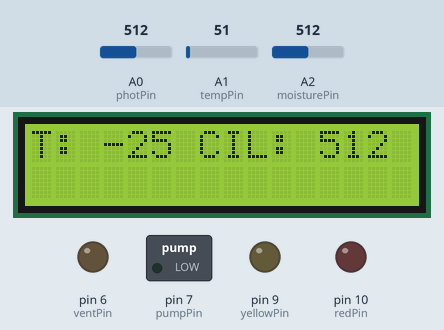
Simulated run of this sketch. Board: Arduino Uno, built with avr-gcc and run on an emulated ATmega328P. On the bench: 16×2 character LCD, switched loads named in the sketch (green lamp = pin HIGH), output pins drawn as LEDs (lit = HIGH). The inputs (shaded band) are chosen by the test bench; at power-on: A0 (photPin) = 512, A2 (moisturePin) = 512, A1 (tempPin) = 51.

Above: at 1.2 s.
1.3 s: A0 (photPin) set to 482
At 3.0 s:
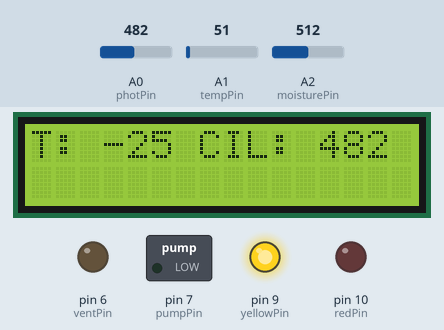
3.5 s: A2 (moisturePin) set to 281
5.2 s: A2 (moisturePin) set to 252
At 6.8 s:
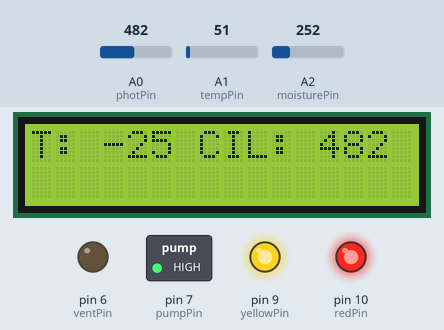
7.5 s: A1 (tempPin) set to 92
At 8.6 s:
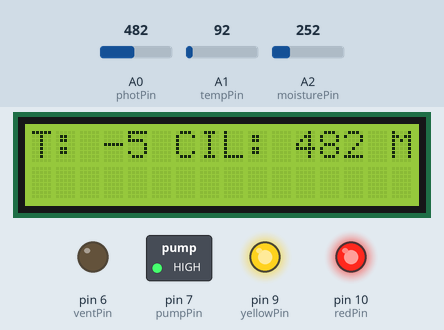
9.6 s: A1 (tempPin) set to 110
At 10.5 s:
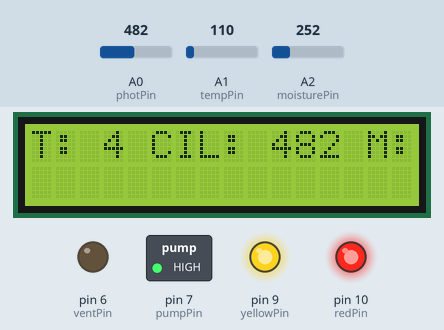
11.6 s: A0 (photPin) set to 0
At 13.5 s:
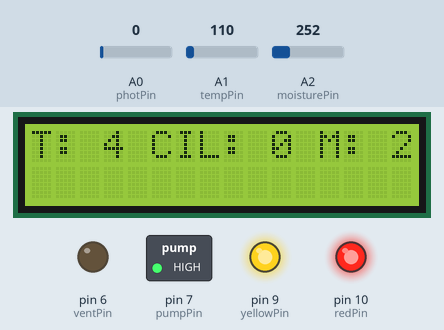
Timing chart, 0 to 14.6 s (numbered marks = the images above; inputs shaded):
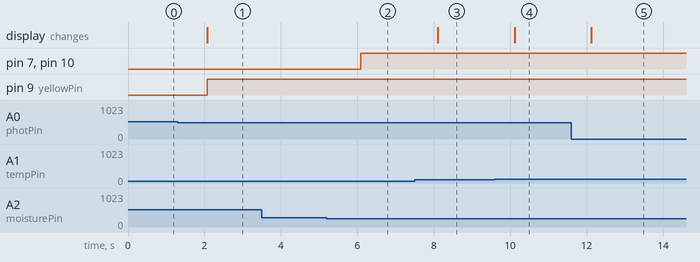

The sketch:

code.ino
```cpp
#include <LiquidCrystal.h>
LiquidCrystal lcd_1(12, 11, 5, 4, 3, 2);

const int photPin=A0;
const int tempPin=A1;
const int moisturePin=A2;

const int redPin=10;
const int yellowPin=9;
const int greenPin=8;
const int ventPin=6;
const int pumpPin=7;

void setup()
{
  lcd_1.begin(16, 2);
  pinMode (photPin,INPUT);
  pinMode (tempPin,INPUT);
  pinMode (moisturePin,INPUT);
  pinMode (redPin,OUTPUT);
  pinMode (yellowPin,OUTPUT);
  pinMode (ventPin,OUTPUT);
  pinMode (pumpPin,OUTPUT);

  Serial.begin(9600);

}

void loop()
{
 	int celsius=map(((analogRead(tempPin)-20)*3.04),0,1023,-40,125);
    int photValue=analogRead(photPin);
  	int moistureSensor=analogRead(moisturePin);
  	int moisturePercent= map(moistureSensor,0,876,0,100);

  bool ventState= false;
  if (celsius>32) {
    ventState= true; }
  else {
    ventState= false; }
  if (ventState){
    digitalWrite(ventPin, HIGH);
  } else {
    digitalWrite(ventPin,LOW);
  }
  bool pumpState = false;
  if (moisturePercent<30) {
    pumpState= true;
  } else {
    pumpState= false;}

   if (pumpState){
    digitalWrite(pumpPin, HIGH);
  } else {
    digitalWrite(pumpPin,LOW);
   }
  bool redState= false;
  bool yellowState= false;
  bool greenState= false;

  if (moisturePercent < 30 && pumpState)
    redState= true;

if (photValue > 500 && moisturePercent > 50){
greenState= true;}
else {
   yellowState=true;
}
 if (redState) {
  digitalWrite(redPin,HIGH);
 } else {
 digitalWrite(redPin,LOW);
 }

if (yellowState) {
  digitalWrite(yellowPin,HIGH);
 } else {
 digitalWrite(yellowPin,LOW);}

if (greenState) {
  digitalWrite(greenPin,HIGH);
 } else {
 digitalWrite(greenPin,LOW);}

  lcd_1.setCursor (0,0);
lcd_1.print("T: ");
lcd_1.print (celsius);
lcd_1.print(" CIL: ");
lcd_1.print(photValue);
lcd_1.print(" ");
  lcd_1.print("M: ");
lcd_1.print(moisturePercent);
lcd_1.print("% P:");

if (pumpState) {
lcd_1.print("ON");
} else {
lcd_1.print("OFF");
}
lcd_1.print(" ");
delay(1000);
}
```

Measured:
- the behaviour switches between 501 and 500 on A0 (photPin) (found by bisection; images 0 and 1)
- the behaviour switches between 263 and 262 on A2 (moisturePin) (found by bisection; images 1 and 2)
- after the input at 1.3 s, pin 9 (yellowPin): LOW → HIGH after 0.77 s; the display: changes after 0.78 s (image 1)
- after the input at 3.5 s, every drawn part: stays the same
- after the input at 5.2 s, pin 7 (pumpPin), pin 10 (redPin): LOW → HIGH after 0.89 s
- after the input at 7.5 s, the display: changes after 0.60 s (image 3)
- after the input at 9.6 s, the display: changes after 0.51 s (image 4)
- after the input at 11.6 s, the display: changes after 0.52 s (image 5)
